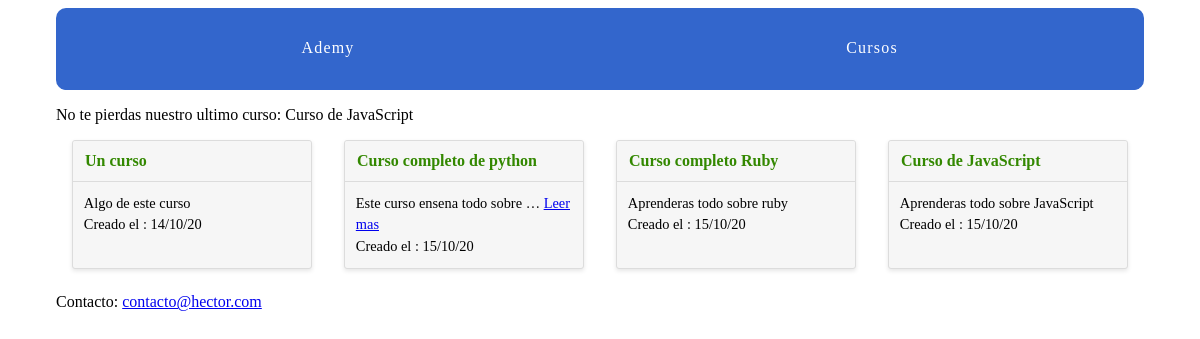
Page /courses/ on the committed database.
### courses/models.py (models this page shows)
class Course( models.Model ):
    created_at = models.DateTimeField( auto_now_add = True )
    title = models.CharField( max_length = 255 )
    description = models.TextField()
    def __str__( self ):
        return self.title

### courses/views.py (the view)
# urls.py: path("", views.course_list, name="list"),
def course_list(request):
    courses = Course.objects.all()
    email = "contacto@hector.com"
    return render( request, "courses/course_list.html", {'courses': courses, 'email': email} )

### courses/templatetags/course_extras.py (called while the page is built)
@register.simple_tag()
def last_course():
    return Course.objects.latest("created_at")

### courses/templates/courses/course_list.html (shortened to what this page needs)
{% extends 'layout.html' %}
{% load static from staticfiles %}
{% block static %}
    <link rel = "stylesheet" type = "text/css" href = "{% static 'courses/css/courses.css' %}"
{% endblock static %}
{% block content %}
    <div class = "cards">
        {% for course in courses %}
            <div class = "card">
                <header><a href = "{% url 'courses:detail' pk=course.pk %}">{{ course.title }}</a></header>
                <div class = "card-copy">
                    {% if course.description|wordcount <= 5 %}
                        {{ course.description }}
                    {% else %}
                        {{ course.description|truncatewords:5 }}
                        <a href = "{% url 'courses:detail' pk=course.pk %}">Leer mas</a>
                    {% endif %}
                    <div> Creado el : {{  course.created_at|date:"d/m/y" }} </div>
                </div>
            </div>
        {% endfor %}
    </div>
     <div>
        Contacto: {{email|urlize}}
    </div>
{% endblock content %}

### ademy/templates/layout.html (shortened to what this page needs)
{% load static from staticfiles %}
{% load course_extras %}
<!DOCTYPE html>
<html lang="en">
<head>
    {% block static %}
    {% endblock static %}
</head>
<body>
    <div class = "site-container" >
        <nav>
            <a href = "{% url 'home' %}"> Ademy </a>
            <a href = "{% url 'courses:list' %}"> Cursos </a>
        </nav>
        <p>No te pierdas nuestro ultimo curso: {% last_course %}</p>
        {% block content %}
        {% endblock content %}
    </div>
</body>
</html>

### assets/css/layout.css (style rules this page uses)
html { box-sizing: border-box; }
*, *::after, *::before { box-sizing: inherit; }
.site-container { max-width: 68em; margin-left: auto; margin-right: auto; }
.site-container::after { clear: both; content: ""; display: table; }
.site-container nav { width: 100%; display: table; width: 100%; table-layout: fixed; border-bottom-left-radius: 10px; border-bottom-right-radius: 10px; border-top-left-radius: 10px; border-top-right-radius: 10px; border-bottom-left-radius: 10px; border-top-left-radius: 10px; border-bottom-right-radius: 10px; border-top-right-radius: 10px; background-color: #3366CC; margin-bottom: 1em; overflow: hidden; }
.site-container nav a { display: table-cell; width: 8.33333%; padding: 10px; border-bottom: 2px solid #3366CC; color: #FFFFFF; letter-spacing: 0.075em; line-height: 60px; text-align: center; text-decoration: none; }
.cards { display: -webkit-box; display: -moz-box; display: box; display: -webkit-flex; display: -moz-flex; display: -ms-flexbox; display: flex; -webkit-box-lines: multiple; -moz-box-lines: multiple; box-lines: multiple; -webkit-flex-wrap: wrap; -moz-flex-wrap: wrap; -ms-flex-wrap: wrap; flex-wrap: wrap; -webkit-box-pack: justify; -moz-box-pack: justify; box-pack: justify; -webkit-justify-content: space-between; -moz-justify-content: space-between; -ms-justify-content: space-between; -o-justify-content: space-between; justify-content: space-between; -ms-flex-pack: justify; }
.card { -webkit-flex-basis: 15em; -moz-flex-basis: 15em; flex-basis: 15em; -ms-flex-preferred-size: 15em; -webkit-flex-grow: 1; -moz-flex-grow: 1; flex-grow: 1; -ms-flex-positive: 1; -webkit-transition: all 0.2s ease-in-out; -moz-transition: all 0.2s ease-in-out; transition: all 0.2s ease-in-out; background-color: #f6f6f6; border-radius: 3px; border: 1px solid gainsboro; box-shadow: 0 2px 4px #e6e6e6; margin: 0 1em 1.5em 1em; position: relative; }
.card header { -webkit-transition: all 0.2s ease-in-out; -moz-transition: all 0.2s ease-in-out; transition: all 0.2s ease-in-out; background-color: #f6f6f6; border-bottom: 1px solid gainsboro; border-radius: 3px 3px 0 0; font-weight: bold; line-height: 1.5em; padding: 0.5em 0.75em; }
.card header a { color: #3366CC; text-decoration: none; }
.card .card-copy { font-size: 0.9em; line-height: 1.5em; padding: 0.75em 0.75em; }

### courses/static/courses/css/courses.css (style rules this page uses)
.card header a { color: #338800; text-decoration: none; }

### rows in the picture
Course: title "Curso de JavaScript", description "Aprenderas todo sobre JavaScript", created_at "15/10/20"
Course: title "Un curso", description "Algo de este curso", created_at "14/10/20"
Course: title "Curso completo de python", description "Este curso ensena todo sobre …", created_at "15/10/20"
Course: title "Curso completo Ruby", description "Aprenderas todo sobre ruby", created_at "15/10/20"

### other values in the picture
{{ email|urlize }} "contacto@hector.com"
